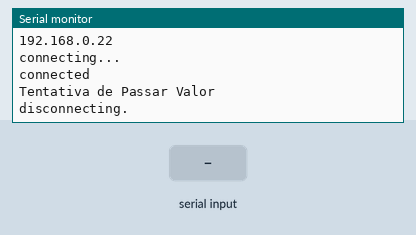
This sketch was run on a simulated Arduino Uno, built with avr-gcc and run on an emulated ATmega328P. Shown: the last lines printed to the serial monitor. The inputs (shaded band) are chosen by the test bench. WiFi joins after 1.5 s; servers stay silent unless stated.

Above: at 2.4 s.
2.5 s: "1" received over Serial
At 2.68 s:
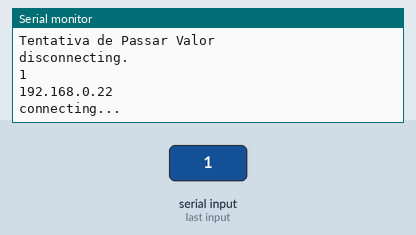
4.2 s: "0" received over Serial
At 4.6 s:
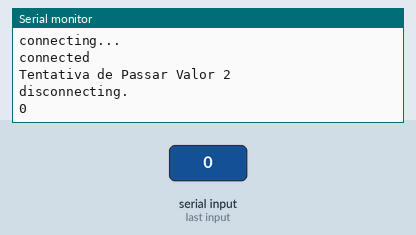
5.7 s: "2" received over Serial
At 7.0 s:
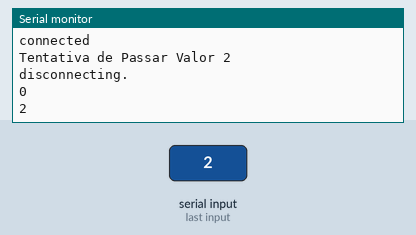
Timing chart, 0 to 8.7 s (numbered marks = the images above; inputs shaded):
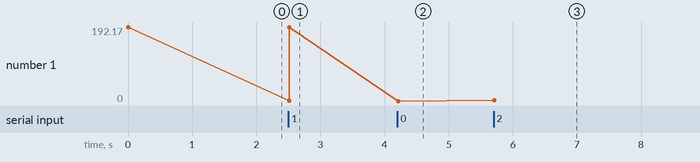

Measured:
- after the input at 2.5 s, the serial monitor: prints a new line at once (image 1)
- after the input at 4.2 s, the serial monitor: prints a new line at once (image 2)
- after the input at 5.7 s, the serial monitor: prints a new line at once (image 3)
- plotted number 1: 192.17 → 0 after the input at 4.2 s

The sketch:

envia_variavel_get.ino
```cpp
#include <SPI.h>
#include <Ethernet.h>

// Enter a MAC address for your controller below.
// Newer Ethernet shields have a MAC address printed on a sticker on the shield
byte myMac[]={0x00, 0xAA, 0xBB, 0xCC, 0xDA, 0x02 };  //Mac 2
byte myIp[]  = { 192, 168, 0, 22 };   //define IP da central automação 2
byte gateway[] = { 192,168,0, 1 }; // ip do roteador
byte subnet[] = { 255, 255, 255, 0 };

//ethernet
EthernetClient client;

//byte mac[] = {  0x00, 0xAA, 0xBB, 0xCC, 0xDA, 0x02 };
char serverName[] = "192.168.0.15";


String cmd = "";

void setup() {
// Open serial communications and wait for port to open:
  Serial.begin(9600);
  Serial.println("Oi");
  // start the Ethernet connection:
  Ethernet.begin(myMac, myIp, gateway, subnet);
  /*
  if (Ethernet.begin(myMac) == 0) {
    Serial.println("Failed to configure Ethernet using DHCP");
    // no point in carrying on, so do nothing forevermore:
    while(true);
  }
  */
  Serial.println(Ethernet.localIP());
  Serial.println("connecting...");
  // if you get a connection, report back via serial:
  if (client.connect(serverName, 80)) {
    Serial.println("connected");
    // Make a HTTP request:
    client.println("GET /arduino/_LAB/salva_bd/add.php?ldr1=2&ldr2=9");
    Serial.println("Tentativa de Passar Valor");
    client.println();
    Serial.println("disconnecting.");
    delay(1000);
    client.stop();
  }
  else {
    // kf you didn't get a connection to the server:
    Serial.println("connection failed");
  }
}

void loop()
{


  /////// RECEBE SERIAL //-----------------------------------------------------------------------------------------------------------

  if(Serial.available() > 0) // serial pc
  {
    while(Serial.available() > 0)
    {
      cmd += char(Serial.read());
      delay(10);
    }
    Serial.println(cmd);
  }


  if (cmd.length() >0) {


    if(cmd == "1"){ muda();}

    cmd = "";
  }

  //-----------------------------------------------------------------------------------------------------------------------------


}

void muda()
{
  //client.connect(serverName,80); // conceta com o servidor na porta 8080
  Serial.println(Ethernet.localIP());
   Serial.println("connecting...");
  if (client.connect(serverName, 80)) {
    Serial.println("connected");
    // Make a HTTP request:
    client.println("GET /arduino/_LAB/salva_bd/add.php?ldr1=6&ldr2=6");
    Serial.println("Tentativa de Passar Valor 2");
    client.println();
    Serial.println("disconnecting.");
    delay(1000);
    client.stop();
  }else {
    Serial.println("ERRO failed");
  }
}
```
